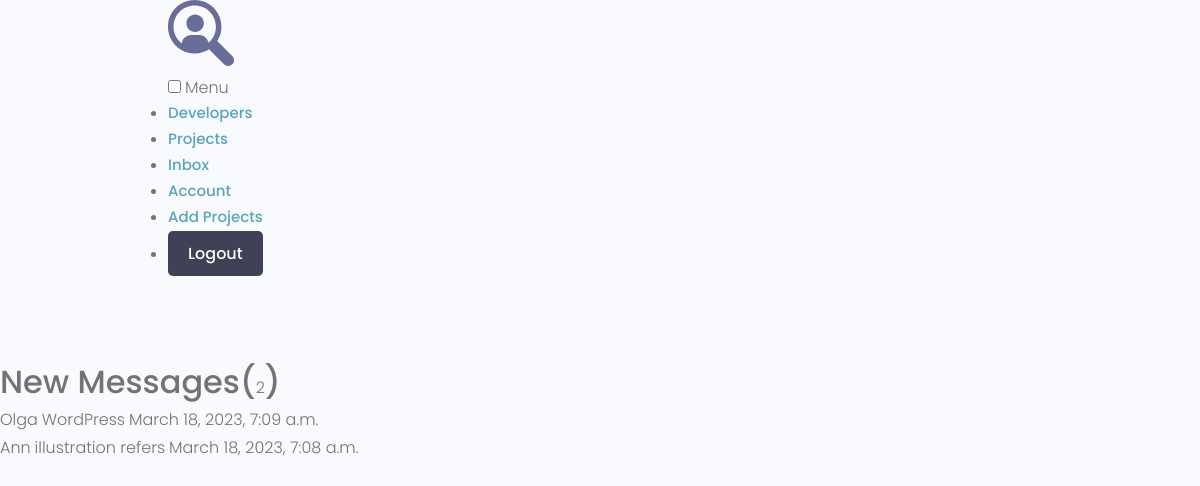
Page /inbox/ (signed in) on the earlier database version.
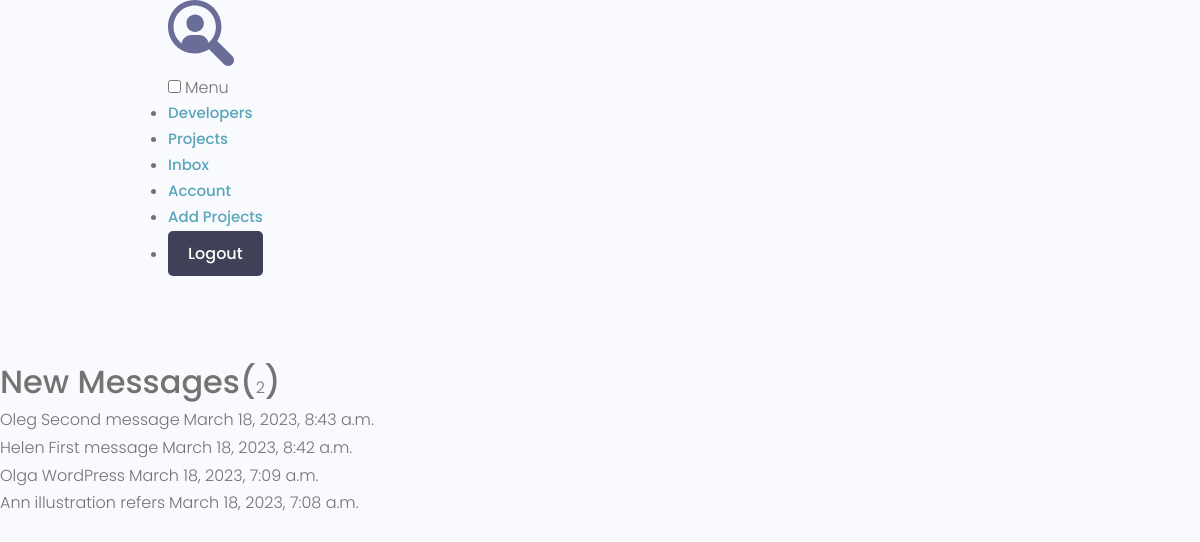
Same page on the later database version.
### users/models.py (models this page shows, shortened)
class Message(models.Model):
    sender = models.ForeignKey(Profile, on_delete=models.SET_NULL, null=True, blank=True)
    recipient = models.ForeignKey(Profile, on_delete=models.SET_NULL, null=True, blank=True, related_name='messages')
    name = models.CharField(max_length=200, null=True, blank=True)
    email = models.EmailField(max_length=200, null=True, blank=True)
    subject = models.CharField(max_length=200, null=True, blank=True)
    body = models.TextField()
    is_read = models.BooleanField(default=False, null=True)
    created = models.DateTimeField(auto_now_add=True)
    class Meta:
        ordering = ['is_read', '-created']

### users/views.py (the view)
# urls.py: path('inbox/', views.inbox, name="inbox"),
@login_required(login_url='login')
def inbox(request):
    profile = request.user.profile
    message_requests = profile.messages.all()
    unread_count = message_requests.filter(is_read=False).count()
    context = {'message_requests': message_requests, 'unread_count': unread_count}
    return render(request, 'users/inbox.html', context)

### users/templates/users/inbox.html
{% extends 'projects/base.html' %}
{% block content %}
  <main class="inbox my-xl">
    <div class="content-box">
      <h3 class="inbox__title">New Messages(<span>2</span>)</h3>
      <ul class="messages">
        {% for message in message_requests %}
        {% if message.is_read == False %}
        <li class="message message--unread">
        {% else %}
        <li class="message">
        {% endif %}
          <a href="{% url 'message' message.id %}">
            <span class="message__author">{{ message.name }}</span>
            <span class="message__subject">{{ message.subject }}</span>
            <span class="message__date">{{ message.created }}</span>
          </a>
        </li>
        {% endfor %}
      </ul>
    </div>
  </main>
{% endblock %}

Differences in the rows shown:
added Message: name "Oleg", subject "Second message", created "March 18, 2023, 8:43 a.m."
added Message: name "Helen", subject "First message", created "March 18, 2023, 8:42 a.m."
